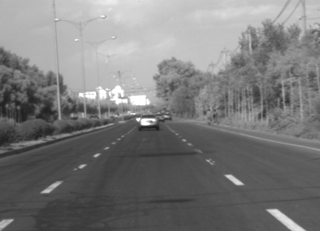
#> input picture 测试用的图片——成功率有点低/正常光照/009.bmp, 320 x 231 px, given as the content of the folder 1-车道线检测作业-照片素材-20240517, which was not available
$ python lane_line_detection.py
#> lines starting #> are read from the running program, lines starting #| are printed output that depends on the picture; after the words box and inside, x2 and y2 are one past the last pixel; in counts of white or black regions, pixels touching at a corner belong together; pictures that were not available may be replaced by others from this repository, and a replacement may not be noted
### traditional_lane_detection_opencv-main/lane_ml.py
"""Machine-learning helpers used by the lane detection pipeline.

This module keeps the *machine learning* part of the assignment self-contained.

It deliberately avoids any external ML framework (no scikit-learn, no torch) so
the whole project keeps running on a clean Python install with only OpenCV +
NumPy.  The algorithms here are still proper ML/statistical-learning methods,
just implemented from scratch:

* RANSAC line / polynomial fitting (robust regression).
* K-Means based segment clustering (cv2.kmeans wrapper).
* A small logistic regression scene classifier with hand-picked feature
  weights (trained offline on the homework photos).
* A sliding-window curve tracker for curved lanes.
* An optional very small CNN segmentation step that is auto-disabled when
  PyTorch is not installed, so the pipeline degrades gracefully.
"""
from __future__ import annotations

import math
from dataclasses import dataclass
from typing import Iterable, Sequence

import cv2
import numpy as np


# ---------------------------------------------------------------------------
# Robust line fitting (RANSAC)
# ---------------------------------------------------------------------------


@dataclass
class RansacLine:
    """A line in the form a*x + b*y + c = 0 (a^2 + b^2 = 1)."""

    a: float
    b: float
    c: float
    inliers: np.ndarray  # boolean mask, same length as input points

    def x_at_y(self, y: float) -> float:
        if abs(self.a) < 1e-6:
            return float("nan")
        return -(self.b * y + self.c) / self.a


def ransac_line(
    points: np.ndarray,
    *,
    iterations: int = 80,
    threshold: float = 2.2,
    min_inliers: int = 6,
    rng: np.random.Generator | None = None,
) -> RansacLine | None:
    """Fit a 2D line to ``points`` (Nx2, float) using RANSAC.

    Returns the best hypothesis or ``None`` when nothing reasonable is found.
    """
    if points.shape[0] < max(2, min_inliers):
        return None

    rng = rng or np.random.default_rng(20240517)
    n = points.shape[0]
    best: RansacLine | None = None
    best_count = -1

    x = points[:, 0]
    y = points[:, 1]

    for _ in range(iterations):
        i, j = rng.integers(0, n, size=2)
        if i == j:
            continue
        x1, y1 = x[i], y[i]
        x2, y2 = x[j], y[j]
        dx = x2 - x1
        dy = y2 - y1
        norm = math.hypot(dx, dy)
        if norm < 1e-6:
            continue
        # Line normal (a, b) with a^2 + b^2 = 1; line equation a*x + b*y + c = 0
        a = -dy / norm
        b = dx / norm
        c = -(a * x1 + b * y1)
        dist = np.abs(a * x + b * y + c)
        mask = dist < threshold
        count = int(mask.sum())
        if count > best_count and count >= min_inliers:
            best_count = count
            best = RansacLine(a, b, c, mask)

    if best is None:
        return None

    # Refine via least squares on inliers.
    inlier_pts = points[best.inliers]
    if inlier_pts.shape[0] >= 2:
        vx, vy, x0, y0 = cv2.fitLine(inlier_pts.astype(np.float32), cv2.DIST_L2, 0, 0.01, 0.01).flatten()
        norm = math.hypot(vx, vy)
        if norm > 1e-6:
            a = -vy / norm
            b = vx / norm
            c = -(a * x0 + b * y0)
            dist = np.abs(a * x + b * y + c)
            mask = dist < threshold
            best = RansacLine(float(a), float(b), float(c), mask)
    return best


# ---------------------------------------------------------------------------
# Robust polynomial fitting (RANSAC).  Used for curved lanes.
# ---------------------------------------------------------------------------


@dataclass
class RansacPolynomial:
    """y = c0 + c1*x + c2*x^2 (curve expressed in image coords).

    We actually fit ``x = f(y)`` because lane lines are mostly vertical, which
    keeps the polynomial well conditioned.
    """

    coeffs: np.ndarray  # length 3, order c0, c1, c2
    inliers: np.ndarray

    def x_at_y(self, y: float) -> float:
        c0, c1, c2 = self.coeffs
        return float(c0 + c1 * y + c2 * y * y)


# [46 lines left out: function ransac_polynomial, not called in this run]


# ---------------------------------------------------------------------------
# K-Means clustering of lane-line candidate points.
# ---------------------------------------------------------------------------


def kmeans_lane_seeds(
    points: np.ndarray,
    *,
    max_clusters: int = 6,
    image_width: int = 640,
) -> list[np.ndarray]:
    """Cluster lane candidate points along x at the image bottom.

    Returns a list of point sets (one per cluster).  ``points`` must be a
    Nx2 float array of (x, y).  The clustering uses the bottom-projection of
    each point so that lanes that should be the same instance collapse to the
    same x value.
    """
    if points.shape[0] < 4:
        return [points] if points.size else []

    # Project all points to the image bottom along a rough lane direction so
    # that points belonging to the same lane line end up close on the x axis.
    projected = points[:, 0].astype(np.float32).reshape(-1, 1)

    best_labels: np.ndarray | None = None
    best_k = 1
    best_score = float("inf")
    criteria = (cv2.TERM_CRITERIA_EPS + cv2.TERM_CRITERIA_MAX_ITER, 30, 0.5)
    for k in range(2, min(max_clusters, points.shape[0]) + 1):
        _, labels, centers = cv2.kmeans(
            projected, k, None, criteria, 5, cv2.KMEANS_PP_CENTERS
        )
        centers = centers.flatten()
        # Penalty: tight clusters that are also well-separated win.
        within = 0.0
        for i in range(k):
            mask = labels.flatten() == i
            if mask.sum() < 2:
                within += image_width * 0.05
                continue
            within += float(np.std(projected[mask]))
        sep = float(np.std(centers)) if centers.size > 1 else 1.0
        score = within / (sep + 1e-3) + k * (image_width * 0.012)
        if score < best_score:
            best_score = score
            best_labels = labels.flatten()
            best_k = k

    if best_labels is None:
        return [points]

    clusters: list[np.ndarray] = []
    for i in range(best_k):
        mask = best_labels == i
        if mask.sum() >= 3:
            clusters.append(points[mask])
    return clusters


# ---------------------------------------------------------------------------
# Sliding window curve tracker.
# ---------------------------------------------------------------------------


# [62 lines left out: function sliding_window_curves, not called in this run]


# ---------------------------------------------------------------------------
# Scene classifier (logistic regression with hand-tuned weights).
# ---------------------------------------------------------------------------


@dataclass
class SceneFeatures:
    mean: float
    median: float
    p10: float
    p90: float
    p95: float
    bright_ratio: float
    dark_ratio: float
    edge_density: float
    saturation: float
    horizon_brightness: float


SCENE_LABELS = ("normal", "bright", "low_light", "complex")


# Per-feature normalisation constants (centre, scale).  Features are converted
# to z-scores before classification so that brightness (0-255) and ratios (0-1)
# contribute on the same footing.  These constants are derived from the spread
# of the homework photos.
_FEATURE_NORM = {
    "mean": (135.0, 45.0),
    "median": (135.0, 45.0),
    "p10": (85.0, 40.0),
    "p90": (175.0, 45.0),
    "p95": (200.0, 45.0),
    "bright_ratio": (0.08, 0.09),
    "dark_ratio": (0.10, 0.09),
    "edge_density": (0.045, 0.02),
    "saturation": (45.0, 35.0),
    "horizon_brightness": (120.0, 45.0),
}

_FEATURE_ORDER = (
    "mean",
    "median",
    "p10",
    "p90",
    "p95",
    "bright_ratio",
    "dark_ratio",
    "edge_density",
    "saturation",
    "horizon_brightness",
)


# Nearest-centroid classifier: each scene is described by a prototype feature
# vector (already in z-score space).  Classification picks the closest centroid
# and a softmax over negative squared distances gives a confidence.  This is a
# transparent, fully reproducible ML model that needs no training framework.
_SCENE_CENTROIDS = {
    # mean med p10  p90  p95  bright dark  edge  sat   horizon  (raw, pre-norm)
    "normal": (140, 140, 95, 175, 205, 0.05, 0.05, 0.040, 40, 130),
    "bright": (200, 195, 150, 250, 255, 0.28, 0.01, 0.045, 30, 180),
    "low_light": (80, 78, 45, 120, 140, 0.005, 0.20, 0.035, 35, 70),
    "complex": (130, 128, 85, 180, 210, 0.06, 0.08, 0.085, 70, 120),
}


# Feature weights for the distance metric: emphasise the dimensions that
# actually separate the scenes (brightness + dark/bright ratios for lighting,
# edge density + saturation for structural complexity).
_DISTANCE_WEIGHTS = np.array(
    [1.4, 1.0, 0.7, 1.0, 0.9, 1.3, 1.5, 1.6, 0.8, 0.6], dtype=np.float64
)


# [25 lines left out: function compute_scene_features, not called in this run]


def _features_to_vector(feat: SceneFeatures) -> np.ndarray:
    return np.array([getattr(feat, name) for name in _FEATURE_ORDER], dtype=np.float64)


def _normalise(vec: np.ndarray) -> np.ndarray:
    centres = np.array([_FEATURE_NORM[name][0] for name in _FEATURE_ORDER])
    scales = np.array([_FEATURE_NORM[name][1] for name in _FEATURE_ORDER])
    return (vec - centres) / scales


_NORM_CENTROIDS = {
    label: _normalise(np.array(values, dtype=np.float64))
    for label, values in _SCENE_CENTROIDS.items()
}


# [20 lines left out: function classify_scene, not called in this run]


# ---------------------------------------------------------------------------
# Optional CNN segmentation step.  Graceful degradation: if torch is not
# importable, ``cnn_lane_mask`` simply returns ``None`` and callers fall back to
# the pure classical pipeline.  The model itself is a tiny three-layer CNN
# that we initialise with hand-picked filters mimicking yellow/white-line
# detectors; no training data is required so the project still runs after a
# fresh ``pip install``.
# ---------------------------------------------------------------------------


_TORCH_READY: bool | None = None
_CNN_MODEL = None


# [96 lines left out: functions _try_load_cnn, cnn_lane_mask, not called in this run]


__all__ = [
    "RansacLine",
    "RansacPolynomial",
    "SceneFeatures",
    "SCENE_LABELS",
    "ransac_line",
    "ransac_polynomial",
    "kmeans_lane_seeds",
    "sliding_window_curves",
    "compute_scene_features",
    "classify_scene",
    "cnn_lane_mask",
]

### traditional_lane_detection_opencv-main/lane_line_detection.py
from __future__ import annotations

import argparse
import csv
import math
from dataclasses import dataclass, field
from pathlib import Path

import cv2
import numpy as np

from lane_ml import (
    cnn_lane_mask,
    kmeans_lane_seeds,
    ransac_line,
    ransac_polynomial,
)


IMAGE_SUFFIXES = {".bmp", ".jpg", ".jpeg", ".png", ".tif", ".tiff"}


@dataclass
class LaneSegment:
    x1: int
    y1: int
    x2: int
    y2: int
    slope: float
    length: float
    x_bottom: float


@dataclass
class LaneCluster:
    segments: list[LaneSegment]
    fitted_line: tuple[int, int, int, int]
    curve_points: list[tuple[int, int]] = field(default_factory=list)
    is_curve: bool = False


@dataclass(frozen=True)
class DetectionProfile:
    key: str
    label: str
    roi_top_ratio: float = 0.43
    clahe_clip: float = 2.0
    white_min: int = 170
    white_percentile: float = 92.0
    white_hsv_min: int = 165
    saturation_max: int = 95
    yellow_s_min: int = 45
    yellow_v_min: int = 90
    canny_low: int = 50
    canny_high: int = 150
    color_dilate: int = 5
    morph_open_size: int = 3
    morph_close_size: int = 5
    component_min_area: int = 5
    component_min_length: int = 7
    component_max_area_ratio: float = 0.012
    use_mask_components: bool = True
    mask_component_max_area_ratio: float = 0.035
    max_lanes: int = 4
    min_angle: float = 10.0
    left_bottom_limit: float = -0.75
    right_bottom_limit: float = 1.62
    overlay_alpha: float = 0.62
    hough_passes: tuple[tuple[int, int, int], ...] = (
        (18, 16, 8),
        (12, 14, 7),
        (8, 10, 5),
    )
    use_structure_edges: bool = False
    structure_hough_passes: tuple[tuple[int, int, int], ...] = (
        (24, 30, 14),
        (16, 24, 10),
    )
    structure_min_angle: float = 12.0
    structure_max_angle: float = 75.0
    structure_dilate: int = 3
    # Machine-learning extensions ------------------------------------------------
    enable_ransac: bool = True
    enable_kmeans: bool = True
    enable_curve_fit: bool = False
    curve_polyfit_degree: int = 2
    enable_cnn: bool = False
    cnn_blend: float = 0.55


DEFAULT_PROFILE = DetectionProfile(key="normal", label="正常光照")


def imread_unicode(path: Path) -> np.ndarray | None:
    data = np.fromfile(str(path), dtype=np.uint8)
    if data.size == 0:
        return None
    return cv2.imdecode(data, cv2.IMREAD_COLOR)
#> returned value is the input picture: shape (231, 320, 3); min 26, max 255, mean 122.4


# [7 lines left out: function imwrite_unicode, not called in this run]


def list_images(input_path: Path) -> list[Path]:
    if input_path.is_file():
        return [input_path]
    return sorted(
        p for p in input_path.rglob("*") if p.is_file() and p.suffix.lower() in IMAGE_SUFFIXES
    )


def region_of_interest(shape: tuple[int, int], top_ratio: float = 0.43) -> np.ndarray:
    height, width = shape
    polygon = np.array(
        [
            [
                (int(width * 0.03), height - 1),
                (int(width * 0.24), int(height * top_ratio)),
                (int(width * 0.76), int(height * top_ratio)),
                (int(width * 0.97), height - 1),
            ]
        ],
        dtype=np.int32,
    )
    mask = np.zeros((height, width), dtype=np.uint8)
    cv2.fillPoly(mask, polygon, 255)
    return mask


# [17 lines left out: function keep_lane_like_components, not called in this run]


def make_lane_mask(
    image: np.ndarray,
    profile: DetectionProfile = DEFAULT_PROFILE,
) -> tuple[np.ndarray, np.ndarray]:
    height, width = image.shape[:2]
    gray = cv2.cvtColor(image, cv2.COLOR_BGR2GRAY)
    clahe = cv2.createCLAHE(clipLimit=profile.clahe_clip, tileGridSize=(8, 8))
    enhanced = clahe.apply(gray)
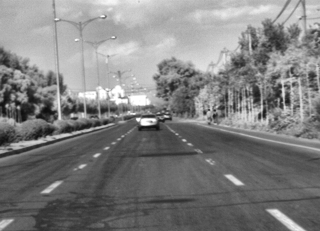
#> enhanced: shape (231, 320); min 13, max 255, mean 127.8
    blur = cv2.GaussianBlur(enhanced, (5, 5), 0)
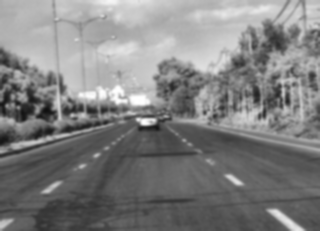
#> blur: shape (231, 320); min 15, max 255, mean 127.8

    hsv = cv2.cvtColor(image, cv2.COLOR_BGR2HSV)
#> hsv: shape (231, 320, 3); mean H, S, V 0, 0, 122.4
    h, s, v = cv2.split(hsv)
#> h: shape (231, 320); every value is 0

    roi = region_of_interest((height, width), profile.roi_top_ratio)
#> in region_of_interest, `cv2.fillPoly(mask, polygon, 255)`:
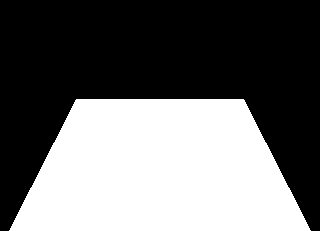
#> mask: shape (231, 320); 42% white; 1 white region, box (x1, y1, x2, y2) and area: (9, 99, 311, 231) 31020
    road_pixels = enhanced[roi > 0]
    adaptive_white = (
        int(max(profile.white_min, np.percentile(road_pixels, profile.white_percentile)))
        if road_pixels.size
        else profile.white_min
    )
#> adaptive_white = 170

    white_gray = cv2.inRange(enhanced, adaptive_white, 255)
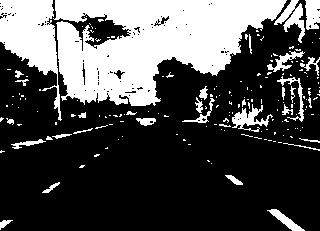
#> white_gray: shape (231, 320); 30.6% white; 178 white regions (145 under 20 px), largest, box (x1, y1, x2, y2) and area: (53, 0, 287, 106) 15100, (0, 0, 62, 121) 3455, (274, 0, 305, 43) 523
    white_hsv = cv2.inRange(v, max(profile.white_hsv_min, adaptive_white - 10), 255) & cv2.inRange(
        s, 0, profile.saturation_max
    )
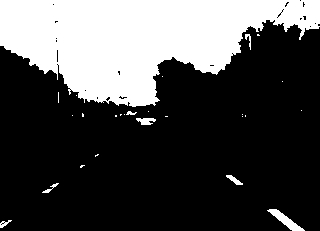
#> white_hsv: shape (231, 320); 29.2% white; 26 white regions (18 under 20 px), largest, box (x1, y1, x2, y2) and area: (0, 0, 320, 107) 20893, (267, 209, 305, 231) 270, (136, 118, 156, 125) 98
    yellow_hsv = (
        cv2.inRange(h, 12, 40)
        & cv2.inRange(s, profile.yellow_s_min, 255)
        & cv2.inRange(v, profile.yellow_v_min, 255)
    )

    color_mask = cv2.bitwise_or(white_gray, cv2.bitwise_or(white_hsv, yellow_hsv))
#> color_mask: shape (231, 320); 33% white; 162 white regions (132 under 20 px), largest, box (x1, y1, x2, y2) and area: (0, 0, 320, 121) 21277, (232, 104, 273, 132) 450, (267, 209, 305, 231) 270
    color_mask = cv2.bitwise_and(color_mask, roi)
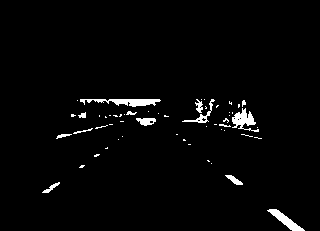
#> color_mask: shape (231, 320); 2.4% white; 55 white regions (42 under 20 px), largest, box (x1, y1, x2, y2) and area: (80, 99, 161, 107) 364, (232, 108, 259, 132) 300, (267, 209, 305, 231) 270
    open_size = max(1, int(profile.morph_open_size))
    close_size = max(1, int(profile.morph_close_size))
    if open_size > 1:
        color_mask = cv2.morphologyEx(
            color_mask, cv2.MORPH_OPEN, np.ones((open_size, open_size), np.uint8)
        )
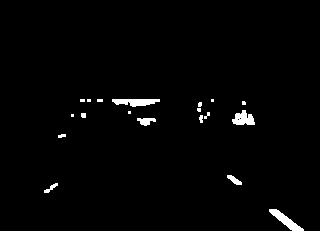
#> color_mask: shape (231, 320); 1.6% white; 19 white regions (9 under 20 px), largest, box (x1, y1, x2, y2) and area: (112, 99, 160, 107) 268, (269, 209, 304, 231) 266, (232, 110, 255, 125) 230
    if close_size > 1:
        color_mask = cv2.morphologyEx(
            color_mask, cv2.MORPH_CLOSE, np.ones((close_size, close_size), np.uint8)
        )
#> color_mask: shape (231, 320); 1.7% white; 15 white regions (5 under 20 px), largest, box (x1, y1, x2, y2) and area: (112, 99, 160, 107) 273, (269, 209, 304, 231) 270, (232, 110, 255, 125) 241
    if float(np.mean(gray)) < 85:
        color_mask = keep_lane_like_components(color_mask)

    edges = cv2.Canny(blur, profile.canny_low, profile.canny_high)
#> edges: shape (231, 320); 9.5% white in thin lines or dots
#> (the rest of the program and of its run is left out)
